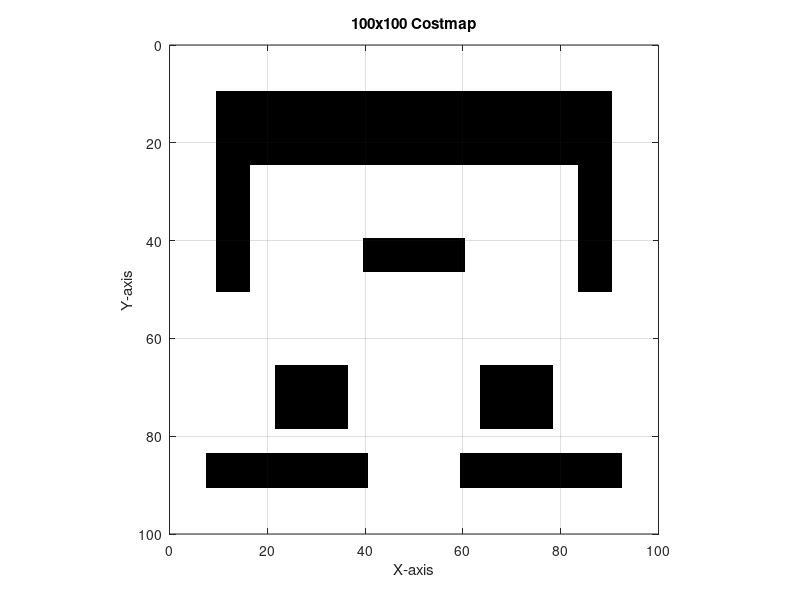

Recreate this plot in MATLAB. (Note: this script raises an error after producing the figure.)
map = zeros(100,100);

map(84:90,8:40) = 1;%left eyebrow
map(84:90,60:92) = 1;%right eyebrow
map(66:78,22:36) = 1;%left eye
map(66:78,64:78) = 1;%right eye
map(40:46,40:60) = 1;%nose
map(24:50,10:16) = 1;%left smile 
map(24:50,84:90) = 1;%right smile 
map(10:24,10:90) = 1;%bottom smile 

figure(1)
imagesc(map)
colormap(flipud(gray)); % Black for obstacles, white for free space
grid on
axis equal;
axis([0 100 0 100]);
title('100x100 Costmap');
xlabel('X-axis');
ylabel('Y-axis');


goal = [50,50];
start = [1,2];
dx = DXform(map);
dx.plan(goal);
p = dx.query(start,'animate');
%p = dx.path(start);
numrows(p)
